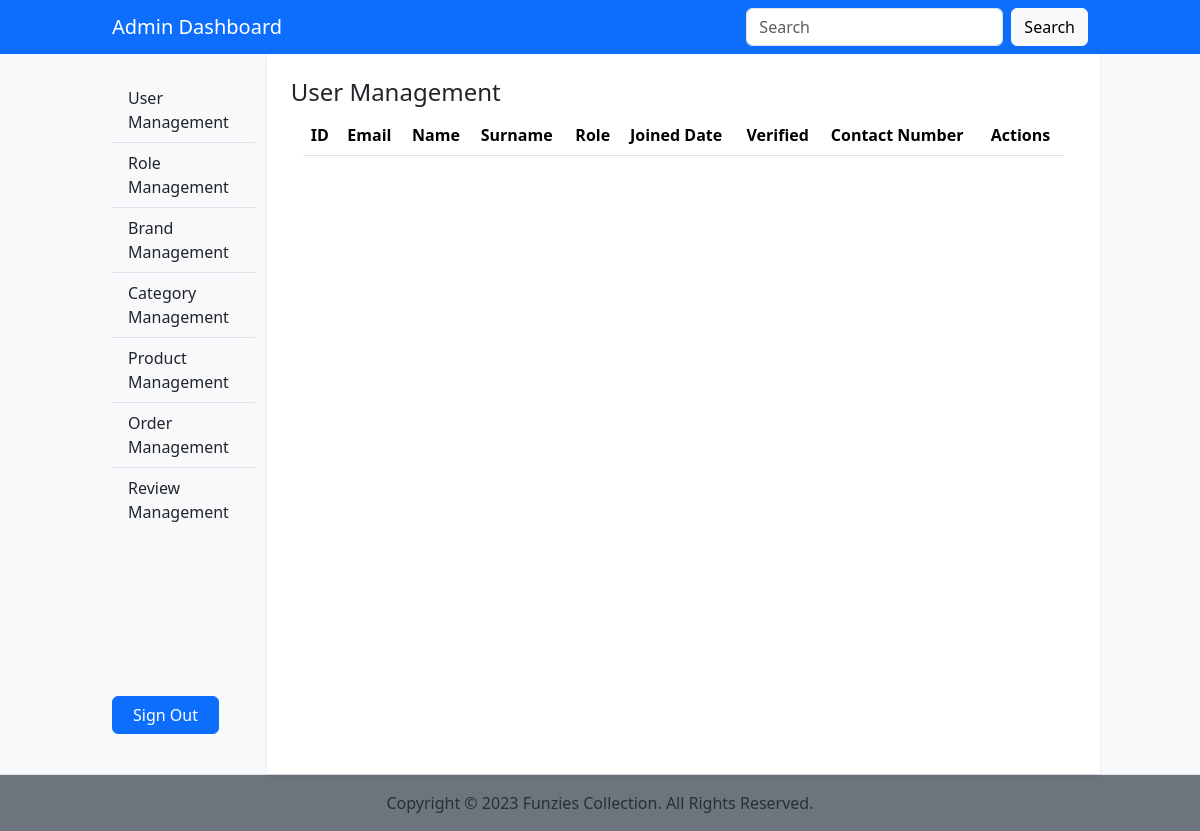
Before: /admin/user-management.php with the older database file.
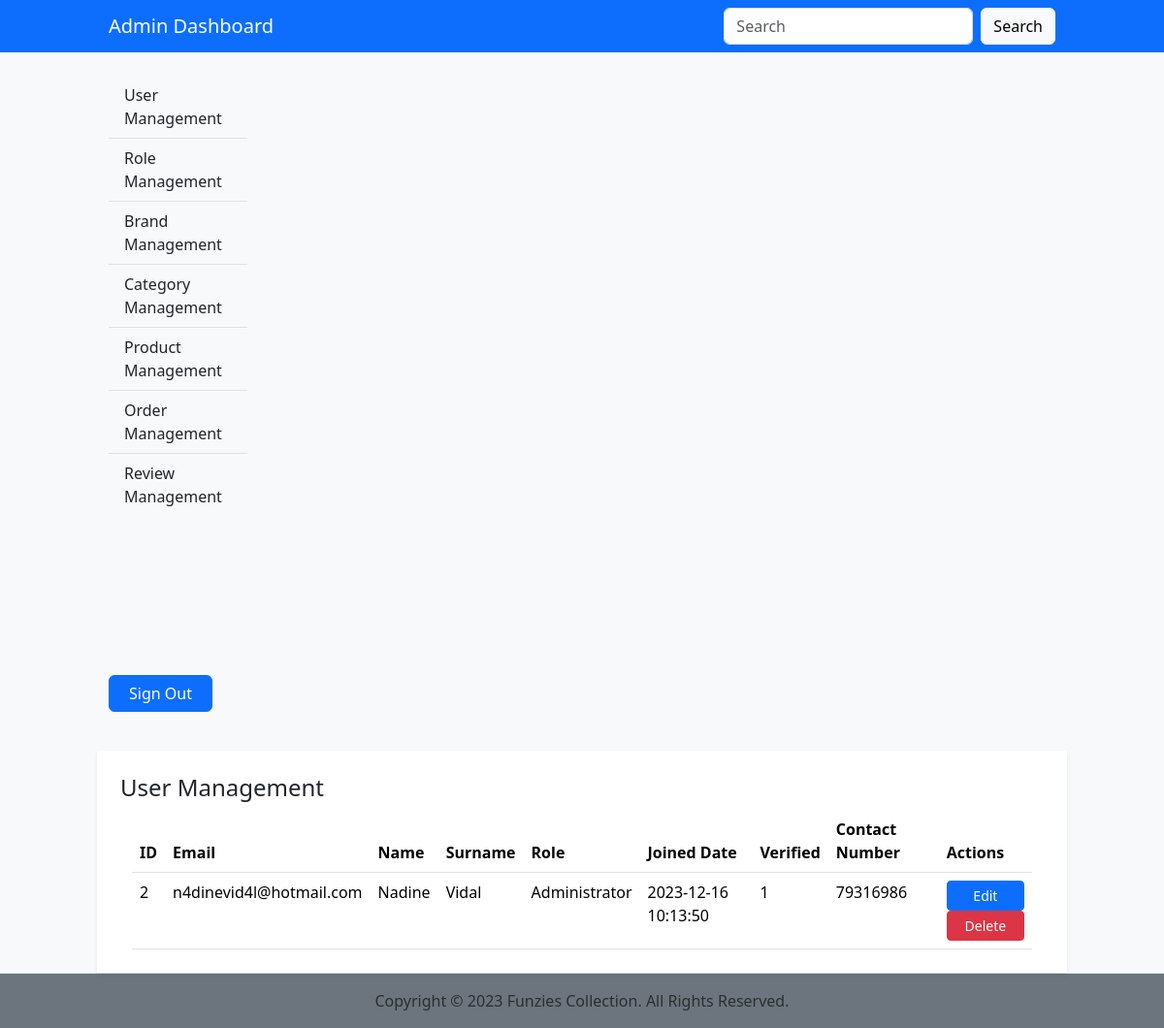
After: the same page with the newer database file.
### tables this page shows
CREATE TABLE `user` (
  `ID` int(11) NOT NULL,
  `Email` varchar(200) NOT NULL,
  `Name` varchar(200) NOT NULL,
  `Surname` varchar(200) NOT NULL,
  `Joined` datetime NOT NULL,
  `Verified` tinyint(4) NOT NULL,
  `Password` varchar(200) NOT NULL,
  `ContactNumber` varchar(100) NOT NULL,
  `Role` int(11) NOT NULL,
  `Deleted` tinyint(1) NOT NULL
);

CREATE TABLE `role` (
  `ID` int(11) NOT NULL,
  `Name` varchar(50) NOT NULL,
  `Details` varchar(1000) NOT NULL,
  `Deleted` tinyint(1) NOT NULL
);

### dbfunctions.php (called while the page is built, shortened)
<?php
function GetUsers($con)
{
    $sql = "SELECT u.*, r.Name as 'roleName' FROM user u JOIN role r on u.Role = r.ID WHERE u.Deleted = '0';";
    $stmt = mysqli_stmt_init($con);
    if(!mysqli_stmt_prepare($stmt, $sql)) {
        echo "Could not load Users";
        exit();
    }
    mysqli_stmt_execute($stmt);
    $result = mysqli_stmt_get_result($stmt);
    return $result;
}
?>

### admin/user-management.php (the view, shortened to what this page needs)
<?php require '../functions.php';
require '../dbfunctions.php';
$users = GetUsers($con);
?>
<?php
require_once 'include/header.php';
require_once 'include/navbar.php';
?>
<div class="container-fluid col-10">
    <div class="row justify-content-between">
        <?php require_once 'include/sidebar.php';  ?>
        <div class="col py-2 shadow-sm bg-white">
            <div class="container mt-3">
                <h4>User Management</h4>
                <div class="container">
                    <table class="table">
                        <thead class="thead-dark">
                            <tr>
                                <th>ID</th>
                                <th>Email</th>
                                <th>Name</th>
                                <th>Surname</th>
                                <th>Role</th>
                                <th>Joined Date</th>
                                <th>Verified</th>
                                <th>Contact Number</th>
                                <th>Actions</th>
                            </tr>
                        </thead>
                        <tbody>
                            <?php foreach($users as $user):
                                ?>
                            <tr>
                                <td><?php echo $user["ID"]; ?></td>
                                <td><?php echo $user["Email"]; ?></td>
                                <td><?php echo $user["Name"]; ?></td>
                                <td><?php echo $user["Surname"]; ?></td>
                                <td><?php echo $user["roleName"]; ?></td>
                                <td><?php echo $user["Joined"]; ?></td>
                                <td><?php echo $user["Verified"]; ?></td>
                                <td><?php echo $user["ContactNumber"]; ?></td>
                                <td>
                                    <form method="POST">
                                        <button type="button" class="btn btn-primary btn-sm w-100"
                                            data-bs-toggle="modal" data-bs-target="#userModal" onclick='setModalUserFields
                            ("<?php echo $user["ID"]; ?>",
                            "<?php echo $user["Name"]; ?>",
                            "<?php echo $user["Surname"]; ?>",
                            "<?php echo $user["Email"]; ?>",
                            "<?php echo $user["ContactNumber"]; ?>",
                            "<?php echo $user["Role"]; ?>")'>Edit</button>
                                        <button type="submit" class="btn btn-danger btn-sm w-100">Delete</button>
                                    </form>
                                </td>
                            </tr>
                            <?php endforeach ?>
                        </tbody>
                    </table>
                </div>
            </div>
        </div>
    </div>
</div>
<?php require_once 'include/footer.php';  ?>

Changed rows visible on the page:
added user: ID "2", Email "n4dinevid4l@hotmail.com", Name "Nadine", Surname "Vidal", Role.Name "Administrator", Joined "2023-12-16 10:13:50", Verified "1", ContactNumber "79316986"
